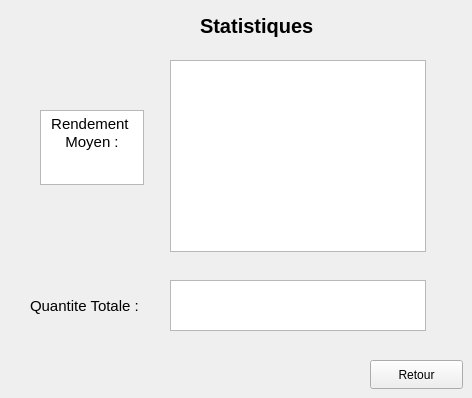
      <widget class="QWidget" name="page_8">
       <widget class="QLabel" name="Stat">
        <property name="geometry">
         <rect>
          <x>200</x>
          <y>10</y>
          <width>141</width>
          <height>31</height>
         </rect>
        </property>
        <property name="font">
         <font>
          <pointsize>15</pointsize>
          <bold>true</bold>
         </font>
        </property>
        <property name="text">
         <string>Statistiques</string>
        </property>
       </widget>
       <widget class="QGraphicsView" name="graphicsViewrendement">
        <property name="geometry">
         <rect>
          <x>170</x>
          <y>60</y>
          <width>256</width>
          <height>192</height>
         </rect>
        </property>
       </widget>
       <widget class="QTextEdit" name="textEditRENDEMENT">
        <property name="geometry">
         <rect>
          <x>40</x>
          <y>110</y>
          <width>104</width>
          <height>75</height>
         </rect>
        </property>
        <property name="font">
         <font>
          <pointsize>12</pointsize>
         </font>
        </property>
        <property name="html">
         <string>&lt;!DOCTYPE HTML PUBLIC &quot;-//W3C//DTD HTML 4.0//EN&quot; &quot;http://www.w3.org/TR/REC-html40/strict.dtd&quot;&gt;
&lt;html&gt;&lt;head&gt;&lt;meta name=&quot;qrichtext&quot; content=&quot;1&quot; /&gt;&lt;meta charset=&quot;utf-8&quot; /&gt;&lt;style type=&quot;text/css&quot;&gt;
p, li { white-space: pre-wrap; }
hr { height: 1px; border-width: 0; }
li.unchecked::marker { content: &quot;\2610&quot;; }
li.checked::marker { content: &quot;\2612&quot;; }
&lt;/style&gt;&lt;/head&gt;&lt;body style=&quot; font-family:'Segoe UI'; font-size:12pt; font-weight:400; font-style:normal;&quot;&gt;
&lt;p align=&quot;center&quot; style=&quot; margin-top:0px; margin-bottom:0px; margin-left:0px; margin-right:0px; -qt-block-indent:0; text-indent:0px;&quot;&gt;&lt;span style=&quot; font-size:11pt;&quot;&gt;Rendement &lt;/span&gt;&lt;/p&gt;
&lt;p align=&quot;center&quot; style=&quot; margin-top:0px; margin-bottom:0px; margin-left:0px; margin-right:0px; -qt-block-indent:0; text-indent:0px;&quot;&gt;&lt;span style=&quot; font-size:11pt;&quot;&gt;Moyen :&lt;/span&gt;&lt;/p&gt;&lt;/body&gt;&lt;/html&gt;</string>
        </property>
       </widget>
       <widget class="QLabel" name="Qttotale">
        <property name="geometry">
         <rect>
          <x>30</x>
          <y>290</y>
          <width>141</width>
          <height>31</height>
         </rect>
        </property>
        <property name="font">
         <font>
          <pointsize>11</pointsize>
         </font>
        </property>
        <property name="text">
         <string>Quantite Totale :</string>
        </property>
       </widget>
       <widget class="QTextBrowser" name="qtTotale">
        <property name="geometry">
         <rect>
          <x>170</x>
          <y>280</y>
          <width>256</width>
          <height>51</height>
         </rect>
        </property>
       </widget>
       <widget class="QPushButton" name="btnRetr">
        <property name="geometry">
         <rect>
          <x>370</x>
          <y>360</y>
          <width>93</width>
          <height>29</height>
         </rect>
        </property>
        <property name="text">
         <string>Retour</string>
        </property>
       </widget>
      </widget>
